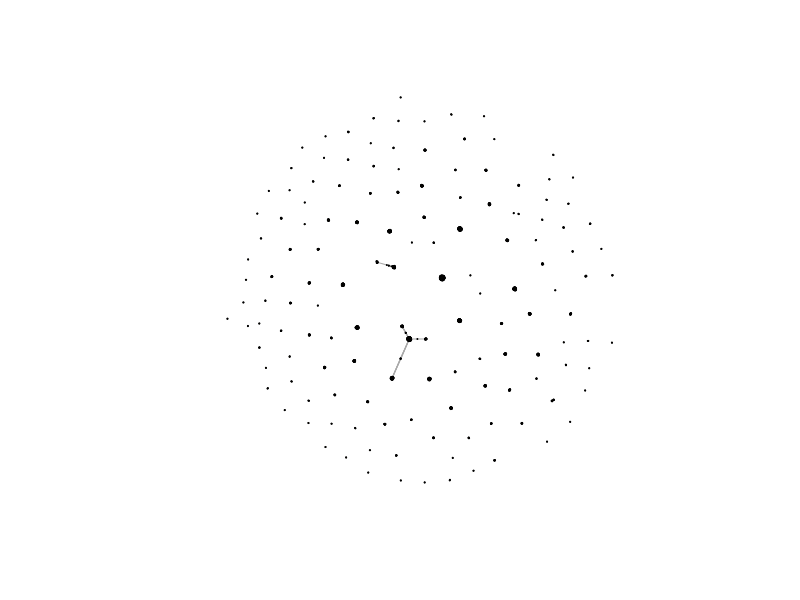
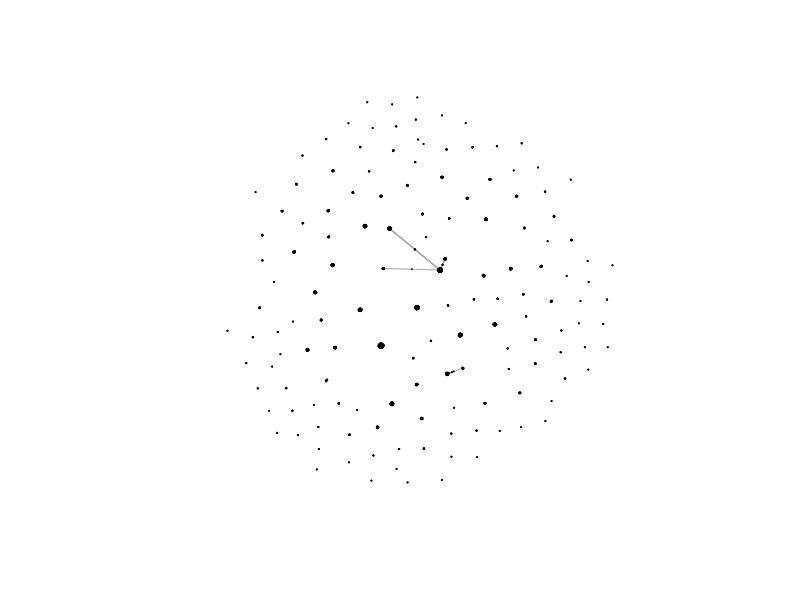
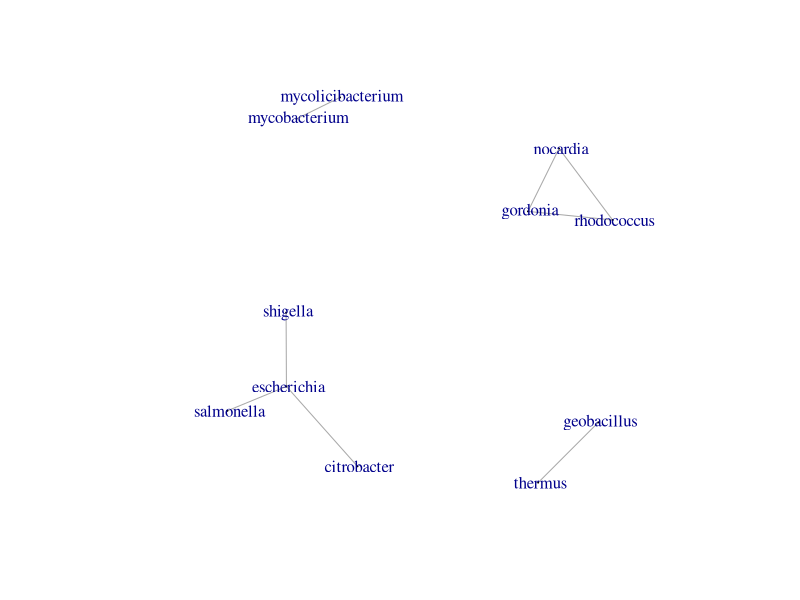

Reproduce these figures in R, in order. (Note: a time limit stopped this script after it produced the figures.)

library(dplyr)
library(igraph)

setwd("~/Host_Phage_Interactions/data/")
x <- read.delim("Network_Data_v1.tsv",sep="\t",header=T,stringsAsFactors = F)
head(x)

x <- x %>% subset(select=c(virus.tax.id,Genus)) %>% subset(Genus!="")%>% unique()
grph <- graph_from_edgelist(as.matrix(x), directed = F)
plot(grph,vertex.size=0.001,vertex.label="")

grph2 <- delete.vertices(grph, degree(grph)==0)
plot(grph2,vertex.size=0.001,vertex.label="")
V(grph2)$type <- trimws(V(grph2)$name) %in% as.character(x$virus.tax.id)
projections <- bipartite_projection(grph2)

bac <- projections[[1]]
vir <- projections[[2]]
bac2 <- delete.vertices(bac,degree(bac)==0)
vir2 <- delete.vertices(vir,degree(vir)==0)

setwd("~/Host_Phage_Interactions/images/")
pdf("hostgenus_virsharing.pdf",height=5,width=5)
plot(bac2,vertex.size=0.001)
dev.off()

plot(vir2,vertex.size=0.001,vertex.label="")

grph3 <- delete.vertices(grph, degree(grph)<2)
V(grph3)$type <- trimws(V(grph3)$name) %in% as.character(x$virus.tax.id)
projections <- bipartite_projection(grph3)
vir <- projections[[2]]
plot(vir,vertex.size=1)

x$Genus[x$virus.tax.id%in%trimws(V(vir)$name)]
y <- x[x$virus.tax.id%in%trimws(V(vir)$name),]

################ By Host Taxid



setwd("~/Host_Phage_Interactions/data/")
x <- read.delim("Network_Data_v1.tsv",sep="\t",header=T,stringsAsFactors = F)
head(x)

x <- x %>% subset(select=c(virus.tax.id,host.tax.id)) %>% subset(host.tax.id!="")
grph <- graph_from_edgelist(as.matrix(x), directed = F)
plot(grph,vertex.size=0.001,vertex.label="")

grph2 <- delete.vertices(grph, degree(grph)==0)
plot(grph2,vertex.size=0.001,vertex.label="")
V(grph2)$type <- trimws(V(grph2)$name) %in% as.character(x$virus.tax.id)
projections <- bipartite_projection(grph2)

bac <- projections[[1]]
vir <- projections[[2]]
bac2 <- delete.vertices(bac,degree(bac)==0)
vir2 <- delete.vertices(vir,degree(vir)==0)

setwd("~/Host_Phage_Interactions/images/")
pdf("hosttaxid_virsharing.pdf",height=5,width=5)
plot(bac2,vertex.size=0.001)
dev.off()
